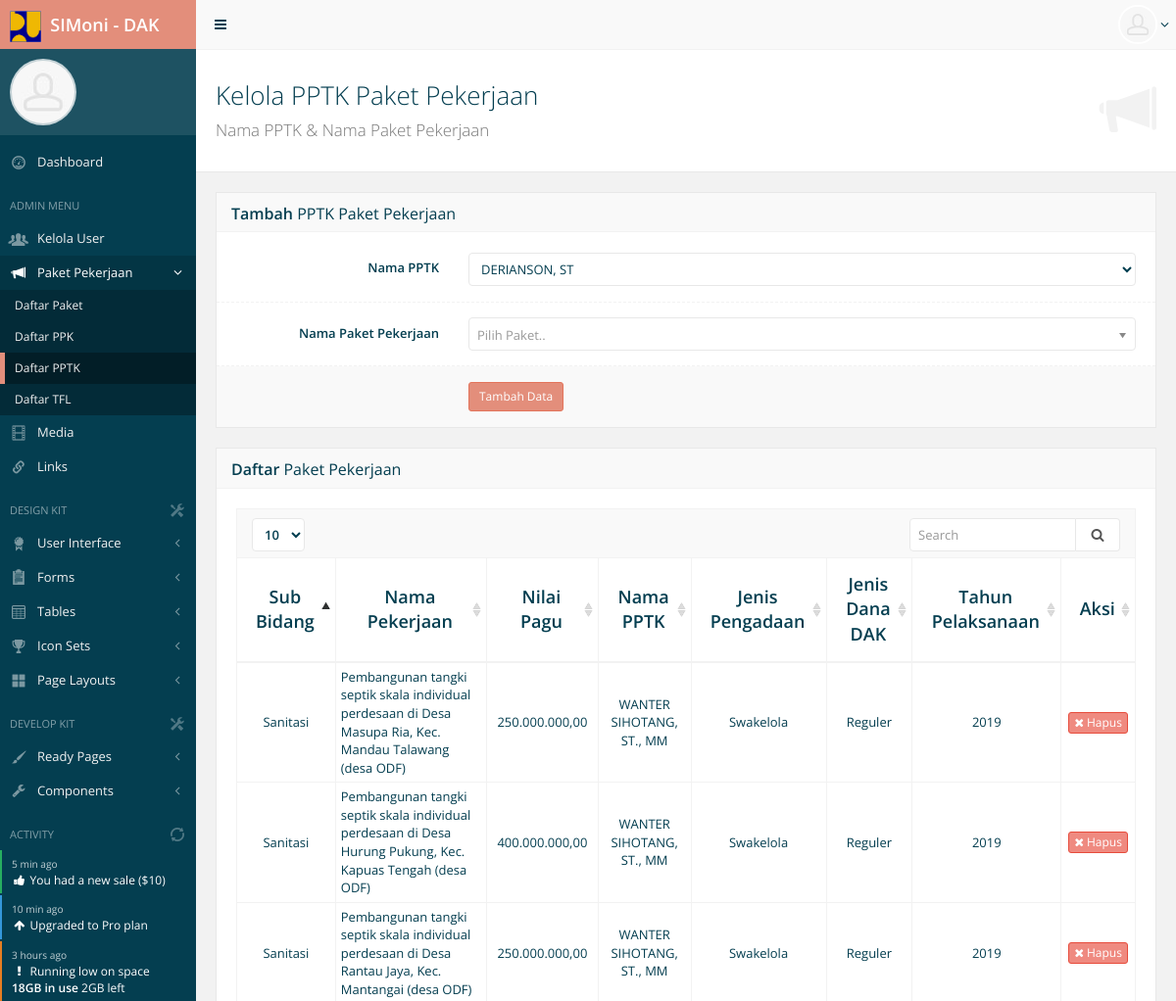
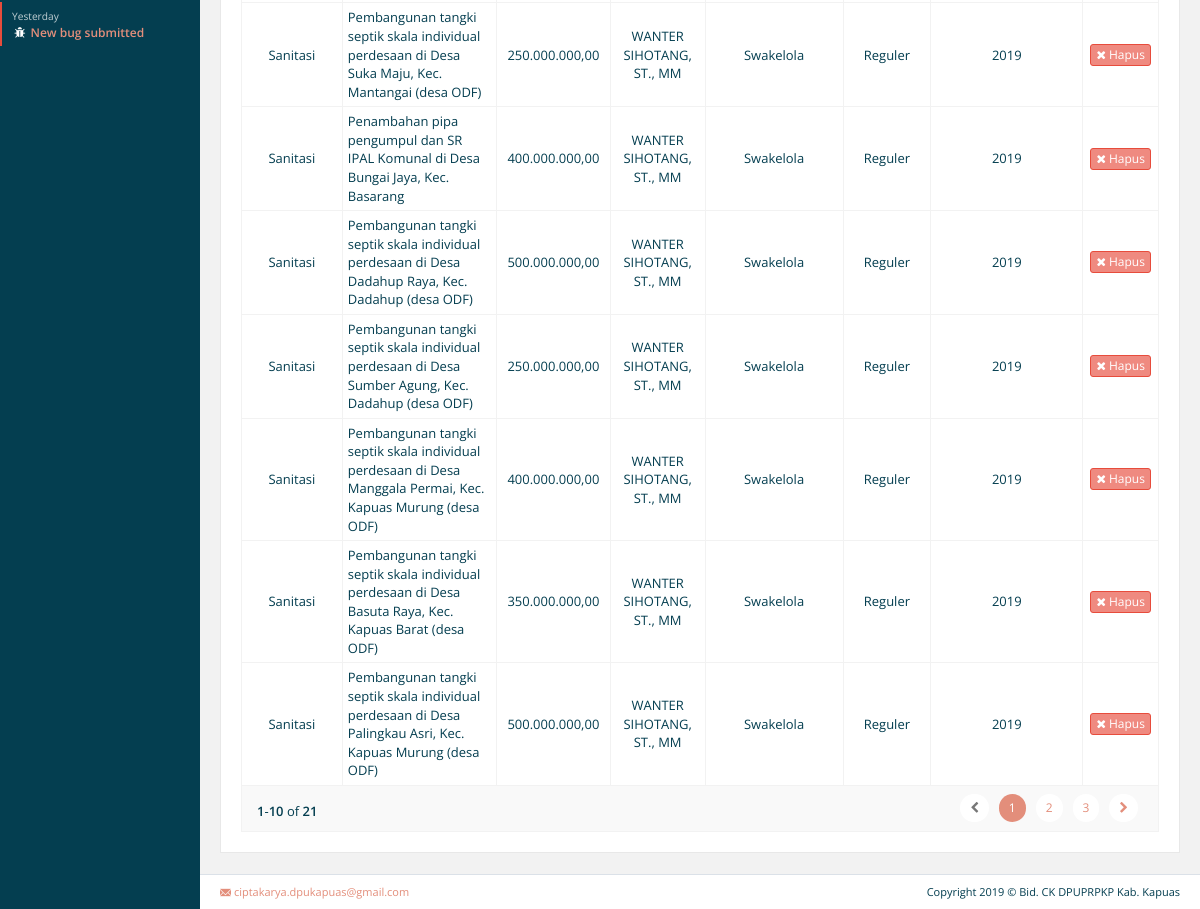
The page /main.php?menu=pptk on the database its author committed (2 pictures, top to bottom).
### tables this page shows
CREATE TABLE IF NOT EXISTS `simoni_pptk` (
  `pptkid` int(11) NOT NULL AUTO_INCREMENT,
  `userid` varchar(30) NOT NULL,
  `paketid` int(11) NOT NULL,
  PRIMARY KEY (`pptkid`)
);

CREATE TABLE IF NOT EXISTS `simoni_paket` (
  `paketid` int(11) NOT NULL AUTO_INCREMENT,
  `bidang` varchar(50) NOT NULL,
  `nama` text NOT NULL,
  `lokasi` varchar(255) NOT NULL,
  `pagu` bigint(20) NOT NULL,
  `target` int(11) NOT NULL,
  `satuan` varchar(30) NOT NULL,
  `pengadaan` varchar(30) NOT NULL,
  `dak` varchar(30) NOT NULL,
  `tahun` int(11) NOT NULL,
  PRIMARY KEY (`paketid`)
);

CREATE TABLE IF NOT EXISTS `simoni_user` (
  `userid` varchar(30) NOT NULL,
  `userpwd` varchar(50) NOT NULL,
  `nama` varchar(50) NOT NULL,
  `nip` varchar(18) NOT NULL,
  `email` varchar(50) NOT NULL,
  `level` varchar(30) NOT NULL,
  `last_login` datetime NOT NULL,
  PRIMARY KEY (`userid`)
);

### pptk.php (the view, shortened to what this page needs)
<div id="page-content">
	<div class="content-header">
		<div class="header-section">
			<h1>
				<i class="gi gi-bullhorn"></i>Kelola PPTK Paket Pekerjaan<br><small>Nama PPTK &amp; Nama Paket Pekerjaan</small>
			</h1>
		</div>
	</div>
	<div class="row">
		<div class="col-md-12">
			<div class="block">
				<div class="block-title">
					<h2><strong>Tambah</strong> PPTK Paket Pekerjaan</h2>
				</div>
				<?php
				if(isset($_GET['aksi'])){
					if($_GET['aksi']=='hapus'){
						$q=mysqli_query($mycon,"delete from simoni_pptk where pptkid=$_GET[id]");
						if($q){
							?><script>alert('SUKSES!\n\nData berhasil dihapus.');</script><?php
						}else{
							?><script>alert('GAGAL!\n\nData gagal dihapus.');</script><?php
						}
						?><script>location.href='?menu=pptk';</script><?php
					}
				}else{
				?>
				<form method="post" enctype="multipart/form-data" class="form-horizontal form-bordered" >
					<div class="form-group">
						<label class="col-md-3 control-label" for="pptk">Nama PPTK</label>
						<div class="col-md-9">
							<select id="pptk" name="pptk" class="form-control" size="1">
								<?php
								$q=mysqli_query($mycon,"select * from simoni_user where level='PPTK'");
								while($h=mysqli_fetch_array($q)){
								?>
								<option value="<?php echo $h['userid']; ?>"><?php echo $h['nama']; ?></option>
								<?php
								}
								?>
							</select>
						</div>
					</div>
					<div class="form-group">
						<label class="col-md-3 control-label" for="paket">Nama Paket Pekerjaan</label>
						<div class="col-md-9">
						</div>
					</div>
					<div class="form-group form-actions">
						<div class="col-md-9 col-md-offset-3">
							<button type="submit" name="tambah" class="btn btn-sm btn-primary">Tambah Data</button>
						</div>
					</div>
				</form>
				<?php
				}
				?>
			</div>
		</div>
	</div>
	<div class="block full">
		<div class="block-title">
			<h2><strong>Daftar</strong> Paket Pekerjaan</h2>
		</div>
		<div class="table-responsive">
			<table id="dtable" class="table table-vcenter table-condensed table-bordered">
				<thead>
					<tr>
						<th class="text-center">Sub Bidang</th>
						<th class="text-center">Nama Pekerjaan</th>
						<th class="text-center">Nilai Pagu</th>
						<th class="text-center">Nama PPTK</th>
						<th class="text-center">Jenis Pengadaan</th>
						<th class="text-center">Jenis Dana DAK</th>
						<th class="text-center">Tahun Pelaksanaan</th>
						<th class="text-center">Aksi</th>
					</tr>
				</thead>
				<tbody>
					<?php
					$q=mysqli_query($mycon,"select * from simoni_pptk");
					while($h=mysqli_fetch_array($q)){
						$qq=mysqli_query($mycon,"select * from simoni_paket where paketid=$h[paketid]");
						$paket=mysqli_fetch_array($qq);
						$qq=mysqli_query($mycon,"select * from simoni_user where userid='$h[userid]'");
						$pptk=mysqli_fetch_array($qq);
					?>
					<tr>
						<td class="text-center"><?php echo $paket['bidang']; ?></td>
						<td ><?php echo $paket['nama']; ?></td>
						<td class="text-center"><?php echo number_format($paket['pagu'],2,',','.'); ?></td>
						<td class="text-center"><?php echo $pptk['nama']; ?></td>
						<td class="text-center"><?php echo $paket['pengadaan']; ?></td>
						<td class="text-center"><?php echo $paket['dak']; ?></td>
						<td class="text-center"><?php echo $paket['tahun']; ?></td>
						<td class="text-center">
							<div class="btn-group">
								<a href="?menu=pptk&id=<?php echo $h['pptkid']; ?>&aksi=hapus" data-toggle="tooltip" title="Delete" class="btn btn-xs btn-danger"><i class="fa fa-times"></i> Hapus</a>
							</div>
						</td>
					</tr>
					<?php
					}
					?>
				</tbody>
			</table>
		</div>
	</div>
</div>

### css/themes/lake.css (style rules this page uses)
body, .nav.navbar-nav-custom > li > a, .navbar-default .navbar-nav > li > a, .form-control, .nav-tabs > li.active > a, .nav-tabs > li.active > a:hover, .nav-tabs > li.active > a:focus, li.dropdown-header, .chosen-container-single .chosen-single, .themed-color-dark { color: #043e50; }
#page-content, .table-hover > tbody > tr:hover > td, .table-hover > tbody > tr:hover > th, ul.wysihtml5-toolbar a.btn.wysihtml5-command-active, .slider-track, .nav-horizontal a { background-color: #f2f2f2; }
blockquote, .table thead > tr > th, .table tbody > tr > th, .table tfoot > tr > th, .table thead > tr > td, .table tbody > tr > td, .table tfoot > tr > td, .table tbody + tbody, .table-bordered, .table-bordered > thead > tr > th, .table-bordered > tbody > tr > th, .table-bordered > tfoot > tr > th, .table-bordered > thead > tr > td, .table-bordered > tbody > tr > td, .table-bordered > tfoot > tr > td, .list-group-item, .nav-tabs > li > a:hover, .pager > li > a, .pager > li > span, .pager > li.disabled > a:hover, .dropzone, ul.wysihtml5-toolbar a.btn.wysihtml5-command-active { border-color: #f2f2f2; }
header.navbar-default.navbar-fixed-bottom, .content-header, li.dropdown-header, .breadcrumb-top, .style-alt footer { border-top-color: #f2f2f2; }
header.navbar-default.navbar-fixed-top, .block-title, fieldset legend, .form-bordered .form-group, .wizard-steps, .nav-tabs, li.dropdown-header, .style-alt .content-header, .style-alt .breadcrumb-top { border-bottom-color: #f2f2f2; }
.block-title, .navbar.navbar-default, .form-bordered .form-group.form-actions, .table tfoot > tr > th, .table tfoot > tr > td, a.list-group-item:hover, a.list-group-item:focus, .nav > li > a:hover, .nav > li > a:focus, li.dropdown-header, .style-alt .content-header + .breadcrumb-top, .style-alt .breadcrumb-top + .content-header, .style-alt footer, .dropzone, .dataTables_wrapper > div { background-color: #f9f9f9; }
.block, .form-control, .input-group-addon, .switch-default span, .dropdown-menu, .style-alt .block, .chosen-container-single .chosen-single, .chosen-container-single .chosen-search input[type="text"], .chosen-container-multi .chosen-choices, div.tagsinput, .select2-container .select2-dropdown, .select2-container--default .select2-selection--single, .select2-container--default .select2-selection--multiple, .select2-container--default.select2-container--focus .select2-selection--multiple { border-color: #e8e8e8; }
.content-header, .content-top, .block-top, .breadcrumb-top, .style-alt .block-title { border-bottom-color: #e8e8e8; }
.btn-primary { background-color: #e38e7b; border-color: #e3745b; }

### rows shown on the page
simoni_pptk: paketid.bidang "Sanitasi", paketid.nama "Pembangunan tangki septik skala individual perdesaan di Desa Masupa Ria, Kec. Mandau Talawang (desa ODF)", paketid.pagu "250.000.000,00", userid.nama "WANTER SIHOTANG, ST., MM", paketid.pengadaan "Swakelola", paketid.dak "Reguler", paketid.tahun "2019"
simoni_pptk: paketid.bidang "Sanitasi", paketid.nama "Pembangunan tangki septik skala individual perdesaan di Desa Hurung Pukung, Kec. Kapuas Tengah (desa ODF)", paketid.pagu "400.000.000,00", userid.nama "WANTER SIHOTANG, ST., MM", paketid.pengadaan "Swakelola", paketid.dak "Reguler", paketid.tahun "2019"
simoni_pptk: paketid.bidang "Sanitasi", paketid.nama "Pembangunan tangki septik skala individual perdesaan di Desa Rantau Jaya, Kec. Mantangai (desa ODF)", paketid.pagu "250.000.000,00", userid.nama "WANTER SIHOTANG, ST., MM", paketid.pengadaan "Swakelola", paketid.dak "Reguler", paketid.tahun "2019"
simoni_pptk: paketid.bidang "Sanitasi", paketid.nama "Pembangunan tangki septik skala individual perdesaan di Desa Suka Maju, Kec. Mantangai (desa ODF)", paketid.pagu "250.000.000,00", userid.nama "WANTER SIHOTANG, ST., MM", paketid.pengadaan "Swakelola", paketid.dak "Reguler", paketid.tahun "2019"
simoni_pptk: paketid.bidang "Sanitasi", paketid.nama "Penambahan pipa pengumpul dan SR IPAL Komunal di Desa Bungai Jaya, Kec. Basarang", paketid.pagu "400.000.000,00", userid.nama "WANTER SIHOTANG, ST., MM", paketid.pengadaan "Swakelola", paketid.dak "Reguler", paketid.tahun "2019"
simoni_pptk: paketid.bidang "Sanitasi", paketid.nama "Pembangunan tangki septik skala individual perdesaan di Desa Dadahup Raya, Kec. Dadahup (desa ODF)", paketid.pagu "500.000.000,00", userid.nama "WANTER SIHOTANG, ST., MM", paketid.pengadaan "Swakelola", paketid.dak "Reguler", paketid.tahun "2019"
simoni_pptk: paketid.bidang "Sanitasi", paketid.nama "Pembangunan tangki septik skala individual perdesaan di Desa Sumber Agung, Kec. Dadahup (desa ODF)", paketid.pagu "250.000.000,00", userid.nama "WANTER SIHOTANG, ST., MM", paketid.pengadaan "Swakelola", paketid.dak "Reguler", paketid.tahun "2019"
simoni_pptk: paketid.bidang "Sanitasi", paketid.nama "Pembangunan tangki septik skala individual perdesaan di Desa Manggala Permai, Kec. Kapuas Murung (desa ODF)", paketid.pagu "400.000.000,00", userid.nama "WANTER SIHOTANG, ST., MM", paketid.pengadaan "Swakelola", paketid.dak "Reguler", paketid.tahun "2019"
simoni_pptk: paketid.bidang "Sanitasi", paketid.nama "Pembangunan tangki septik skala individual perdesaan di Desa Basuta Raya, Kec. Kapuas Barat (desa ODF)", paketid.pagu "350.000.000,00", userid.nama "WANTER SIHOTANG, ST., MM", paketid.pengadaan "Swakelola", paketid.dak "Reguler", paketid.tahun "2019"
simoni_pptk: paketid.bidang "Sanitasi", paketid.nama "Pembangunan tangki septik skala individual perdesaan di Desa Palingkau Asri, Kec. Kapuas Murung (desa ODF)", paketid.pagu "500.000.000,00", userid.nama "WANTER SIHOTANG, ST., MM", paketid.pengadaan "Swakelola", paketid.dak "Reguler", paketid.tahun "2019"

### other values the page prints
form field pptk "DERIANSON, ST"
